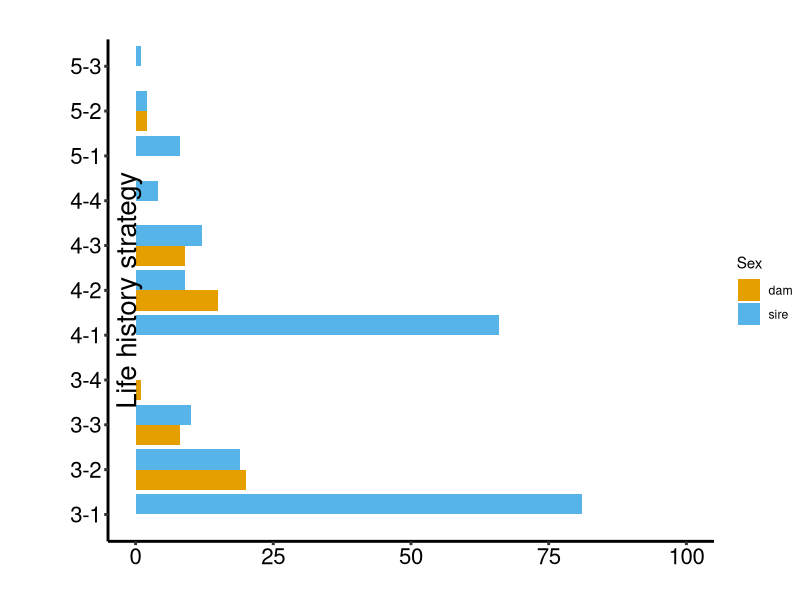
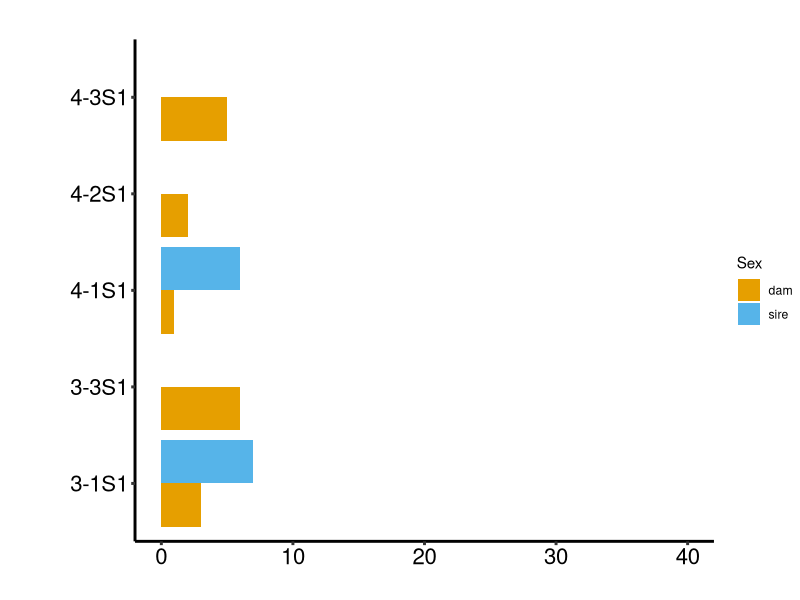
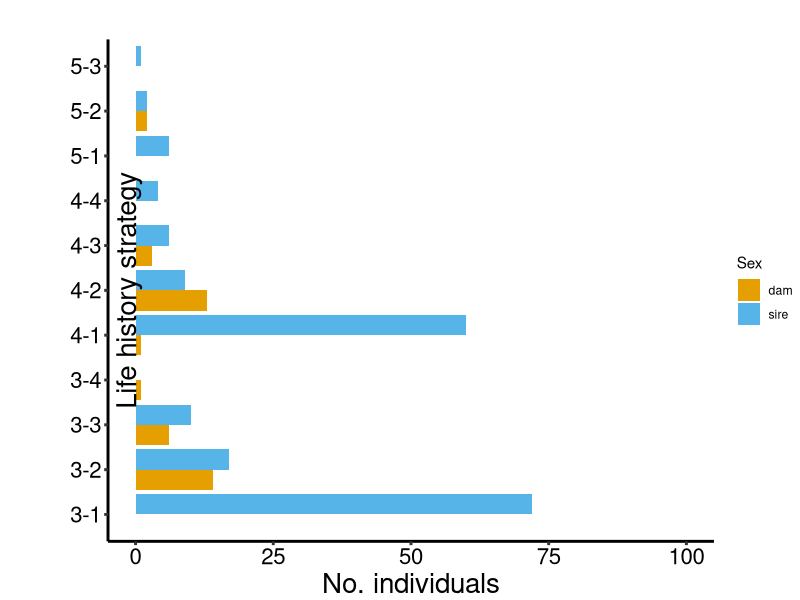
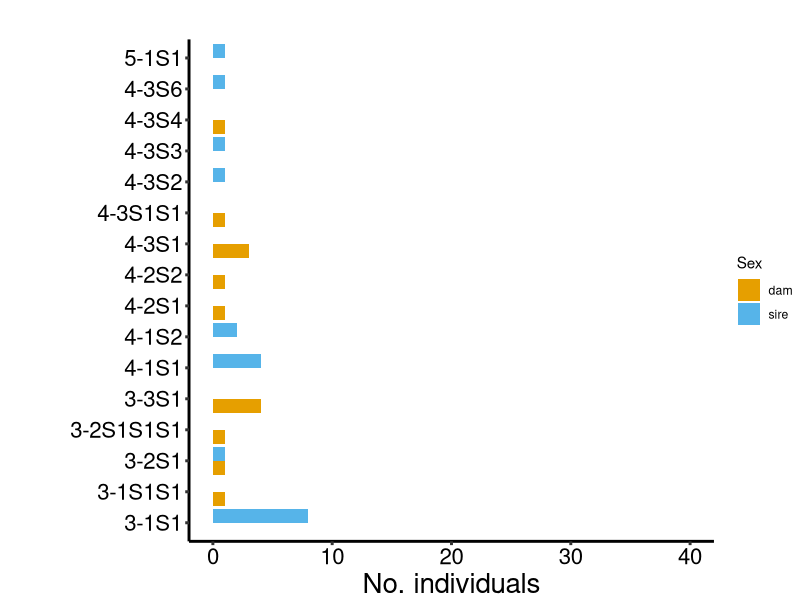
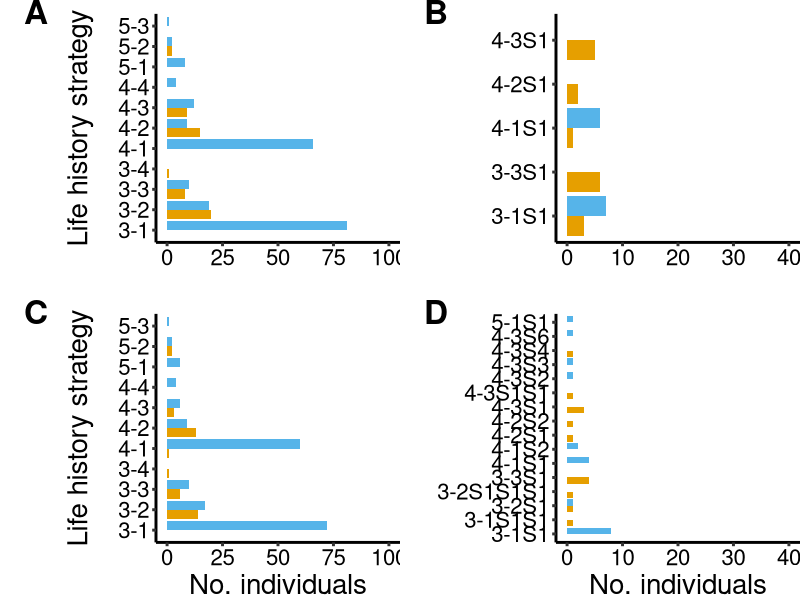

These figures' R source, in order:
#calculate life history strategies of adults and reconstructed genotypes

library(tidyverse)
library (cowplot)

#datasets
Uts_cohort_SNP_conserved <- read.csv("Data/Uts_cohort_SNP_cons_11.02.22.csv")

#colorblind palette
cbPalette <- c("#E69F00", "#56B4E9", "#009E73", "#0072B2", "#D55E00", "#CC79A7","#999999", "#F0E442")

#add down rows for classes within cohorts
##remove individuals that have cohorts before 2012, and after 2017
Uts_cohort_SNP_conserved_LHS <- Uts_cohort_SNP_conserved %>%
  filter(firstcohort != 2007) %>%
  filter(firstcohort != 2009) %>%
  filter(firstcohort != 2010) %>%
  filter(firstcohort != 2011) %>% 
  filter(firstcohort != 2018) %>% 
  filter(firstcohort != 2019) 

#How many life history strategies are there in adults?
#with repeat info
Uts_LHS <- Uts_cohort_SNP_conserved_LHS %>%
  filter(type == "Adult", !is.na(respawner.info)) %>%
  unite("LHS", c("Scale.smoltage", "respawner.info"), sep = "-", na.rm = TRUE, remove = FALSE) %>%
  group_by(sex, LHS) %>%
  count()

#now without respawners
Uts_LHS2 <- Uts_cohort_SNP_conserved_LHS %>%
  filter(type == "Adult", is.na(respawner.info)) %>%
  unite("LHS", c("Scale.smoltage", "InterpAge"), sep = "-", na.rm = TRUE, remove = FALSE) %>% 
  group_by(sex, LHS) %>% 
  count()  

#merge datasets
Uts_lifehistory_strategies <- bind_rows(Uts_LHS, Uts_LHS2) 

#fill in columns that are missing
Uts_lifehistory_strategies2 <- Uts_lifehistory_strategies %>%
  spread(LHS, n, fill=0) %>%
  gather(LHS, n, -sex)

#split into Norespawninfo versus repeat spawners
#Norespawninfo
LHS_Norespawninfo <- Uts_lifehistory_strategies2 %>%
  filter(!grepl('S', LHS))

#repeat spawners
LHS_RS <- Uts_lifehistory_strategies2 %>%
  filter(grepl('S', LHS))

#make graph for females and males
#create grouped bar plot of LHS
p.LHSNorespawninfo <-  ggplot(LHS_Norespawninfo, aes(n, LHS, fill = sex)) +geom_bar(stat = "identity", position = "dodge") +
  labs(y="Life history strategy", x="") + 
  scale_fill_manual(values=cbPalette, name = "Sex", labels = c("dam", "sire")) +
  scale_x_continuous(limits = c(0, 100)) +
  theme(plot.title=element_text(size=24, hjust=-0.5)) +
  theme(axis.title.x = element_text(size=20)) +  theme(axis.text.x = element_text(size=16, color="black")) +
  theme(axis.title.y = element_text(size=20, vjust=-10, angle = 90)) +  theme(axis.text.y = element_text(size=16, color="black")) +
  theme(axis.line = element_line(size = 1)) + theme(axis.ticks = element_line(size=1)) +
  theme(axis.line = element_line(colour = "black"),
        panel.grid.major = element_blank(),
        panel.grid.minor = element_blank(),
        panel.border = element_blank(),
        panel.background = element_blank(),
        plot.margin=unit(c(1,0,0,1), "cm"))
#show graph
p.LHSNorespawninfo

#make graph for females and males
#create grouped bar plot of LHS for repeat spawners
p.LHSRS <-  ggplot(LHS_RS, aes(n, LHS, fill = sex)) +geom_bar(stat = "identity", position = "dodge") +
  labs(y="", x="") + 
  scale_fill_manual(values=cbPalette, name = "Sex", labels = c("dam", "sire")) +
  scale_x_continuous(limits = c(0, 40)) +
  theme(plot.title=element_text(size=24, hjust=-0.5)) +
  theme(axis.title.x = element_text(size=20)) +  theme(axis.text.x = element_text(size=16, color="black")) +
  theme(axis.title.y = element_text(size=20, vjust=3, angle = 90)) +  theme(axis.text.y = element_text(size=16, color="black")) +
  theme(axis.line = element_line(size = 1)) + theme(axis.ticks = element_line(size=1)) +
  theme(axis.line = element_line(colour = "black"),
        panel.grid.major = element_blank(),
        panel.grid.minor = element_blank(),
        panel.border = element_blank(),
        panel.background = element_blank(),
        plot.margin=unit(c(1,0,0,1), "cm"))
#show graph
p.LHSRS


####life history strategies of parentage genotypes####
Uts_cohort_LHS_wide <- Uts_cohort_SNP_conserved_LHS %>% 
  group_by(ID) %>%
  select(ID, sex, type, class.cor, Scale.smoltage, InterpAge, seaageatmaturity, respawner.info, respawner.gen, firstcohort, cohort.total, cohort.rank, cohort.year.all) %>%
  pivot_wider(
        names_from = cohort.rank,
        values_from = cohort.year.all,
        names_prefix = "cohort",
        values_fill = NA, 
        values_fn = sum) 

#calculate time between cohorts
Uts_cohort_LHS_pause <- Uts_cohort_LHS_wide %>%
  mutate(S1 = cohort2-cohort1-1) %>%
  mutate(S2 = cohort3-cohort2-1) %>%
  mutate(S3 = cohort4-cohort3-1)

#unite scale and seaage data (everything)
Uts_cohort_LHS_gen <- Uts_cohort_LHS_pause %>%
    unite("LHS", c("Scale.smoltage", "seaageatmaturity"), sep = "-", na.rm = TRUE, remove = FALSE)  

#unite data
Uts_cohort_LHS_gen_S <- Uts_cohort_LHS_gen %>%
    unite("LHSall", c("LHS", "S1", "S2", "S3"), sep = "S", na.rm = TRUE, remove = FALSE)

#select columns of interest, filter data for adults, count 
Uts_LHS_gen <- Uts_cohort_LHS_gen_S %>%
  filter(type == "Adult") %>%
  select(ID, LHSall, sex) %>%
  group_by(LHSall, sex) %>%
  count()

#fill in columns that are missing
Uts_LHS_gen2 <- Uts_LHS_gen %>%
  spread(LHSall, n, fill=0) %>%
  gather(LHSall, n, -sex)

#split into Norespawninfo? versus repeat spawners
#Norespawninfo
LHS_gen_Norespawninfo <- Uts_LHS_gen2 %>%
  filter(!grepl('S', LHSall))

#repeat spawners
LHS_gen_RS <- Uts_LHS_gen2 %>%
  filter(grepl('S', LHSall))

#make graph for females and males
#create grouped bar plot of Norespawninfo spawners from parentage data
p.LHSgen_Norespawninfo <-  ggplot(LHS_gen_Norespawninfo, aes(n, LHSall, fill = sex)) +geom_bar(stat = "identity", position = "dodge") +
  labs(y="Life history strategy", x="No. individuals") + 
  scale_fill_manual(values=cbPalette, name = "Sex", labels = c("dam", "sire")) +
  scale_x_continuous(limits = c(0, 100)) +
  theme(plot.title=element_text(size=24, hjust=-0.5)) +
  theme(axis.title.x = element_text(size=20)) +  theme(axis.text.x = element_text(size=16, color="black")) +
  theme(axis.title.y = element_text(size=20, vjust=-10, angle = 90)) +  theme(axis.text.y = element_text(size=16, color="black")) +
  theme(axis.line = element_line(size = 1)) + theme(axis.ticks = element_line(size=1)) +
  theme(axis.line = element_line(colour = "black"),
        panel.grid.major = element_blank(),
        panel.grid.minor = element_blank(),
        panel.border = element_blank(),
        panel.background = element_blank(),
        plot.margin=unit(c(1,0,0,1), "cm"))
#show graph
p.LHSgen_Norespawninfo     

#create grouped bar plot of Norespawninfo spawners from parentage data
p.LHSgen_RS<-  ggplot(LHS_gen_RS, aes(n, LHSall, fill = sex)) +geom_bar(stat = "identity", position = "dodge") +
  labs(y="", x="No. individuals") + 
  scale_fill_manual(values=cbPalette, name = "Sex", labels = c("dam", "sire")) +
  scale_x_continuous(limits = c(0, 40)) +
  theme(plot.title=element_text(size=24, hjust=-0.5)) +
  theme(axis.title.x = element_text(size=20)) +  theme(axis.text.x = element_text(size=16, color="black")) +
  theme(axis.title.y = element_text(size=20, vjust=1, angle = 90)) +  theme(axis.text.y = element_text(size=16, color="black")) +
  theme(axis.line = element_line(size = 1)) + theme(axis.ticks = element_line(size=1)) +
  theme(axis.line = element_line(colour = "black"),
        panel.grid.major = element_blank(),
        panel.grid.minor = element_blank(),
        panel.border = element_blank(),
        panel.background = element_blank(),
        plot.margin=unit(c(1,0,0,1), "cm"))
#show graph
p.LHSgen_RS    

####make layout of graphs in 2 columns on a page (cowplot)####
figLHS_A <- p.LHSNorespawninfo + theme(plot.margin = unit(c(10, 0, 0, 0), units = "pt"))
figLHS_B <- p.LHSRS  + theme(plot.margin = unit(c(10, 0, 0, 0), units = "pt"))
figLHS_C <- p.LHSgen_Norespawninfo  + theme(plot.margin = unit(c(10, 0, 0, 0), units = "pt"))
figLHS_D <- p.LHSgen_RS  + theme(plot.margin = unit(c(10, 0, 0, 0), units = "pt"))
FigLHS<-plot_grid(figLHS_A+ theme(legend.position="none"), figLHS_B + theme(legend.position="none"), figLHS_C + theme(legend.position="none"), figLHS_D + theme(legend.position="none"), NULL, NULL,
                label_y = 1,
                hjust = -1,
                vjust = 1,
                labels = c('A', 'B', 'C', 'D', '', ''), label_size = 24, ncol = 2, nrow = 2, align = "v")
FigLHS



#how many unique LHS if sires and dams are not respawners? (scale data only)
LHS_Norespawninfo %>% group_by(sex) %>% summarise_all(~sum(. != 0))

#how many unique LHS if how many sires and dams are respawners (scale data only)
LHS_RS %>% group_by(sex) %>% summarise_all(~sum(. != 0))

#how many unique LHS if how many sires and dams are not respawners? (scale + parentage analysis)
LHS_gen_Norespawninfo %>% group_by(sex) %>% summarise_all(~sum(. != 0))

#how many unique LHS if how many sires and dams are respawners (scale + parentage analysis)
LHS_gen_RS %>% group_by(sex) %>% summarise_all(~sum(. != 0))
